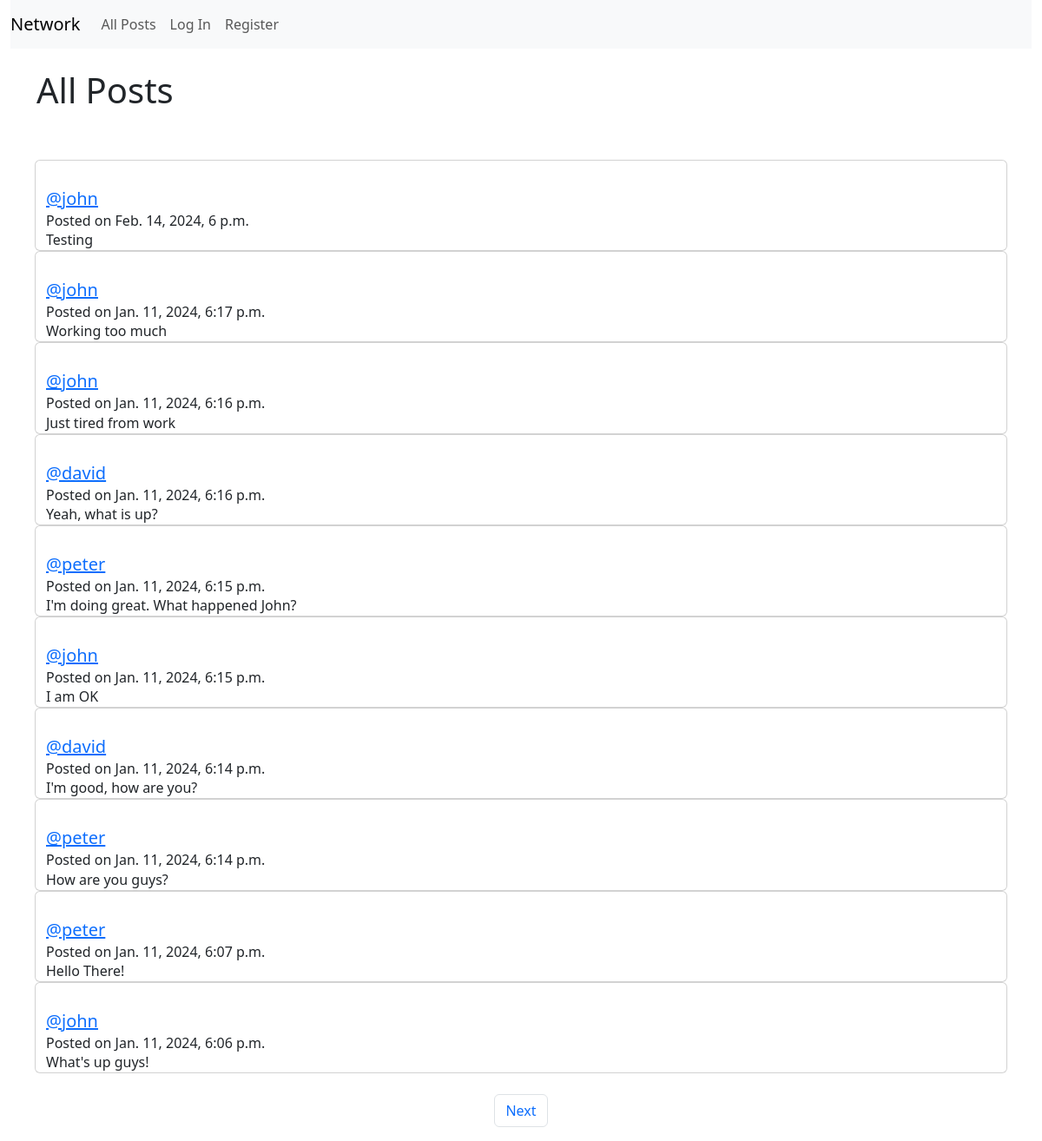
The page / on the database its author committed.
### network/models.py (models this page shows, shortened)
class Post(models.Model):
    content = models.CharField(max_length=140)
    user = models.ForeignKey(User, on_delete=models.CASCADE, related_name="author")
    date = models.DateTimeField(auto_now_add=True)

class User(AbstractUser):
    pass

### network/views.py (the view)
# urls.py: path("", views.index, name="index"),
def index(request):
    allPosts = Post.objects.all().order_by("id").reverse()
    paginator = Paginator(allPosts, 10)
    page_number = request.GET.get('page')
    page_posts = paginator.get_page(page_number)
    allLikes = Like.objects.all()
    youLiked = []
    try:
        for like in allLikes:
            if like.user.id == request.user.id:
                youLiked.append(like.post.id)
    except:
        pass
    return render(request, "network/index.html", {
        "allPosts": allPosts,
        "page_posts": page_posts,
        "youLiked": youLiked,
    })

### network/templates/network/index.html (shortened to what this page needs)
{% extends "network/layout.html" %}
{% block body %}
    <div class="row my-4">
        <h1>All Posts</h1>
    </div>
    <br/>
    {% for post in page_posts %}
        <div class="row justify-content-center">
            <div class="card" style="width: 70rem">
                <div class="card-body"></div>
                    <h5 class="card-title"><a href="{% url 'profile' user_id=post.user.id %}">@{{ post.user }}</a></h5>
                    <h6 class="card-subtitle" id="content_{{ post.id }}">Posted on {{ post.date }}</h6>
                    <p class="card-text"> {{ post.content }}</p>
                </div>
            </div>
        </div>
    {% endfor %}
<br/>
<nav>
    <ul class="pagination justify-content-center">
        {% if page_posts.has_next %}
            <li class="page-item"><a class="page-link" href="?page={{ page_posts.next_page_number }}">Next</a></li>
        {% endif %}
    </ul>
</nav>
{% endblock %}

### network/templates/network/layout.html (shortened to what this page needs)
{% load static %}
<!DOCTYPE html>
<html lang="en">
  <head>
    <link href="https://cdn.jsdelivr.net/npm/bootstrap@5.3.2/dist/css/bootstrap.min.css" rel="stylesheet">
    <link rel="stylesheet" href="https://cdn.jsdelivr.net/npm/bootstrap-icons@1.11.3/font/bootstrap-icons.min.css">
  </head>
    <body>
        <div class="container-fluid">
            <nav class="navbar navbar-expand-lg navbar-light bg-light">
                <a class="navbar-brand" href="{% url 'index' %}">Network</a>
                <div>
                <ul class="navbar-nav mr-auto">
                    <li class="nav-item">
                    <a class="nav-link" href="{% url 'index' %}">All Posts</a>
                    </li>
                    {% if user.is_authenticated %}
                        <li class="nav-item">
                            <a class="nav-link" href="{% url 'following' %}">Following</a>
                        </li>
                        <li class="nav-item">
                            <a class="nav-link" href="{% url 'logout' %}">Log Out</a>
                        </li>
                    {% else %}
                        <li class="nav-item">
                            <a class="nav-link" href="{% url 'login' %}">Log In</a>
                        </li>
                        <li class="nav-item">
                            <a class="nav-link" href="{% url 'register' %}">Register</a>
                        </li>
                    {% endif %}
                </ul>
                </div>
            </nav>
        </div>
        <div class="container">
            {% block body %}
            {% endblock %}
    </body>
</html>

### rows shown on the page
Post: user "john", date "Feb. 14, 2024, 6 p.m.", content "Testing"
Post: user "john", date "Jan. 11, 2024, 6:17 p.m.", content "Working too much"
Post: user "john", date "Jan. 11, 2024, 6:16 p.m.", content "Just tired from work"
Post: user "david", date "Jan. 11, 2024, 6:16 p.m.", content "Yeah, what is up?"
Post: user "peter", date "Jan. 11, 2024, 6:15 p.m.", content "I'm doing great. What happened John?"
Post: user "john", date "Jan. 11, 2024, 6:15 p.m.", content "I am OK"
Post: user "david", date "Jan. 11, 2024, 6:14 p.m.", content "I'm good, how are you?"
Post: user "peter", date "Jan. 11, 2024, 6:14 p.m.", content "How are you guys?"
Post: user "peter", date "Jan. 11, 2024, 6:07 p.m.", content "Hello There!"
Post: user "john", date "Jan. 11, 2024, 6:06 p.m.", content "What's up guys!"
